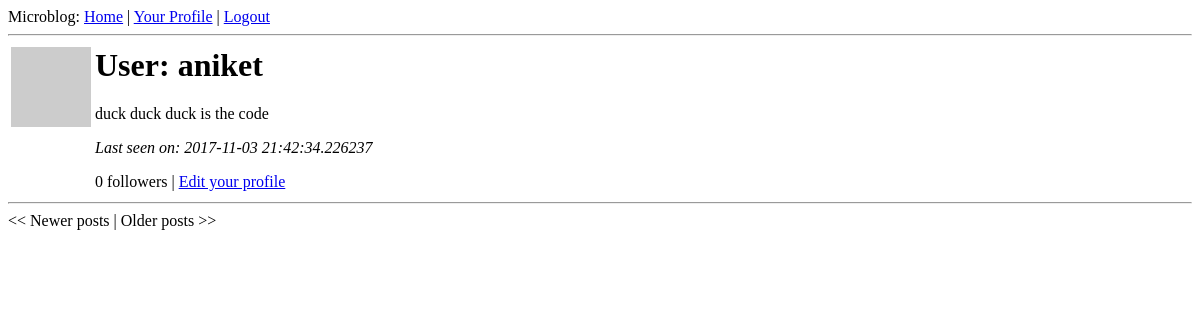
The app's page /user/aniket/1 (signed in), older data.
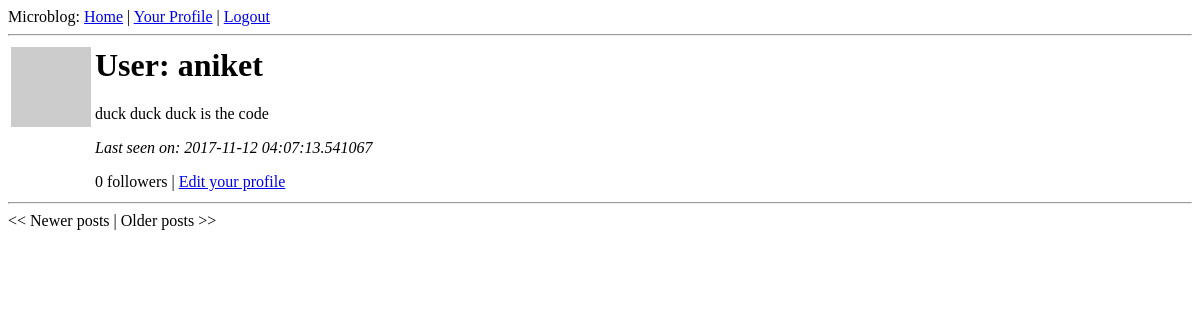
The same page, newer data.
### app/models.py (models this page shows, shortened)
class User(db.Model):
    id = db.Column(db.Integer, primary_key=True)
    nickname = db.Column(db.String(64), index=True, unique=True)
    email = db.Column(db.String(120), index=True, unique=True)
    posts = db.relationship('Post', backref='author', lazy='dynamic')
    about_me = db.Column(db.String(140))
    last_seen = db.Column(db.DateTime)
    followed = db.relationship('User',
                               secondary=followers,
                               primaryjoin=(followers.c.follower_id == id),
                               secondaryjoin=(followers.c.followed_id == id),
                               backref=db.backref('followers', lazy='dynamic'),
                               lazy='dynamic')
    @property
    def is_authenticated(self):
        return True
    def avatar(self, size):
        return 'http://www.gravatar.com/avatar/%s?d=mm&s=%d' % \
            (md5(self.email.encode('utf-8')).hexdigest(), size)

### app/views.py (the view)
@app.route('/user/<nickname>')
@app.route('/user/<nickname>/<int:page>')
@login_required
def user(nickname, page=1):
    user = User.query.filter_by(nickname=nickname).first()
    if user is None:
        flash('User %s not found.' % nickname)
        return redirect(url_for('index'))
    posts = user.posts.paginate(page, POSTS_PER_PAGE, False)
    return render_template('user.html',
                           user=user,
                           posts=posts)

### app/views.py (called while the page is built)
@lm.user_loader
def load_user(id):
    return User.query.get(int(id))

@app.before_request
def before_request():
    g.user = current_user
    if g.user.is_authenticated:
        g.user.last_seen = datetime.utcnow()
        db.session.add(g.user)
        db.session.commit()

### app/templates/user.html (shortened to what this page needs)
{% extends "base.html" %}
{% block content %}
    <table>
        <tr valign="top">
            <td><img src="{{ user.avatar(128) }}"></td>
            <td>
                <h1>User: {{user.nickname}}</h1>
                {% if user.about_me %}<p>{{ user.about_me }}</p>{% endif %}
                {% if user.last_seen %}<p><i>Last seen on: {{ user.last_seen }}</i></p>{% endif %}
                <p>{{ user.followers.count() }} followers |
                {% if user.id == g.user.id %}
                    <a href="{{ url_for('edit') }}">Edit your profile</a>
                {% elif not g.user.is_following(user) %}
                    <a href="{{ url_for('follow', nickname=user.nickname) }}">Follow</a>
                {% else %}
                    <a href="{{ url_for('unfollow', nickname=user.nickname) }}">Unfollow</a>
                {% endif %}
                </p>
            </td>
        </tr>
    </table>
    <hr>
    {% if posts.has_prev %}<a href="{{ url_for('user', nickname=user.nickname, page=posts.prev_num) }}"><< Newer posts</a>{% else %}<< Newer posts{% endif %} |
    {% if posts.has_next %}<a href="{{ url_for('user', nickname=user.nickname, page=posts.next_num) }}">Older posts >></a>{% else %}Older posts >>{% endif %}
{% endblock %}

### app/templates/base.html (shortened to what this page needs)
<html>
  <head>
  </head>
  <body>
    <div>Microblog:
        <a href="{{ url_for('index') }}">Home</a>
        {% if g.user.is_authenticated %}
        | <a href="{{ url_for('user', nickname=g.user.nickname) }}">Your Profile</a>
        | <a href="{{ url_for('logout') }}">Logout</a>
        {% endif %}
    </div>
    <hr>
    {% block content %}{% endblock %}
  </body>
</html>

Row changes from the older to the newer data that the page shows:
changed User "aniket": last_seen "2017-11-03 21:42:34.226237" → "2017-11-12 04:07:13.541067"
